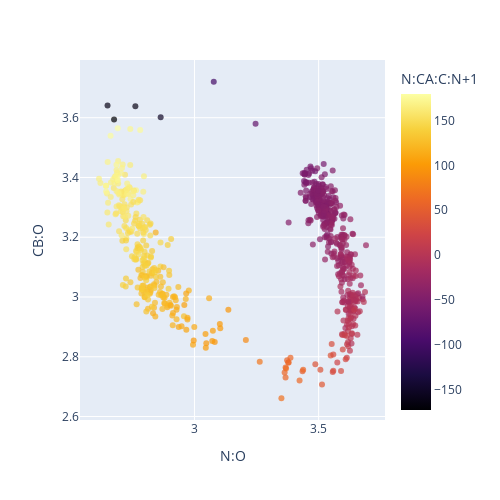
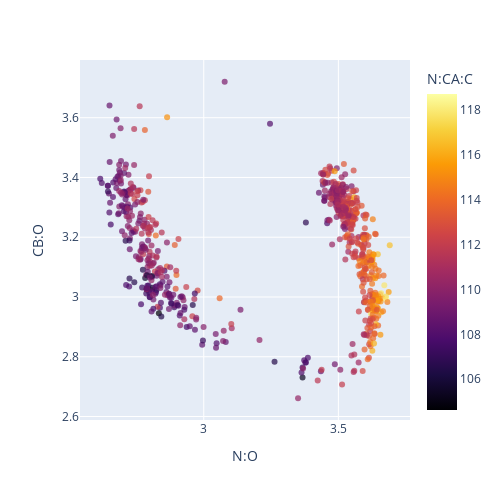
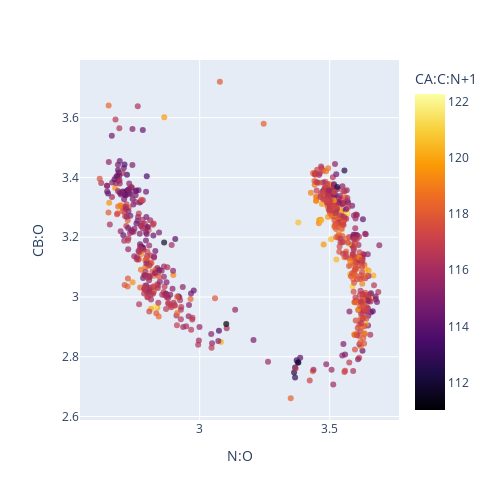
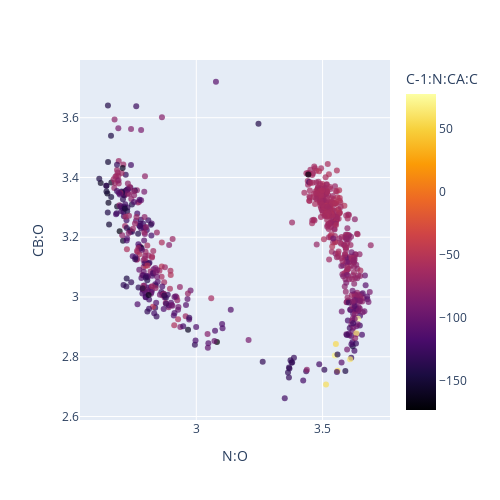

Source (notebook cell) for these figures, in order:
### Code cell
# 6 A few plots of different hues for CB:O, N:O
from prometry import pdbloader as pl
from prometry import pdbgeometry as pg
import plotly.express as px
import plotly.io as pio

geos = ["N:CA:C:N+1","N:CA:C","N:O","CA:C:N+1","C-1:N:CA:C","CB:O","N:N+1", "CA-1:CA:CA+1"]
# CELL 3 - Calculate the dataframe of geometric correlations
pobjs = []
for pdb in pdb_codes:    
    pla = pl.PdbLoader(pdb,DATADIR,cif=False)    
    po = pla.load_pdb()
    pobjs.append(po)
gm = pg.GeometryMaker(pobjs)
df_geos = gm.calculateGeometry(geos)
print(df_geos)
x_ax = "N:O"
y_ax = "CB:O"
for hue in geos:    
    if hue not in [x_ax, y_ax]:
        fig = px.scatter(df_geos, x=x_ax, y=y_ax, color=hue,title="",width=500, height=500, opacity=0.7,color_continuous_scale=px.colors.sequential.Inferno)
        fig.show()

### Figure 1 — Plotly figure (JSON) as saved in the notebook; plotly's stock layout.template omitted (floating-point values rounded to 4 significant figures; data arrays with more than 128 entries replaced by an {"elided": "..."} marker saying what was removed)
{"data": [{"hovertemplate": "N:O=%{x}<br>CB:O=%{y}<br>N:CA:C:N+1=%{marker.color}<extra></extra>", "legendgroup": "", "marker": {"color": {"elided": "698 float values"}, "coloraxis": "coloraxis", "opacity": 0.7, "symbol": "circle"}, "mode": "markers", "name": "", "orientation": "v", "showlegend": false, "type": "scatter", "x": {"elided": "698 float values"}, "xaxis": "x", "y": {"elided": "698 float values"}, "yaxis": "y"}], "layout": {"coloraxis": {"colorbar": {"title": {"text": "N:CA:C:N+1"}}, "colorscale": [[0, "#000004"], [0.1111, "#1b0c41"], [0.2222, "#4a0c6b"], [0.3333, "#781c6d"], [0.4444, "#a52c60"], [0.5556, "#cf4446"], [0.6667, "#ed6925"], [0.7778, "#fb9b06"], [0.8889, "#f7d13d"], [1, "#fcffa4"]]}, "height": 500, "legend": {"tracegroupgap": 0}, "margin": {"t": 60}, "width": 500, "xaxis": {"anchor": "y", "domain": [0, 1], "title": {"text": "N:O"}}, "yaxis": {"anchor": "x", "domain": [0, 1], "title": {"text": "CB:O"}}}}

### Figure 2 — Plotly figure (JSON) as saved in the notebook; plotly's stock layout.template omitted (floating-point values rounded to 4 significant figures; data arrays with more than 128 entries replaced by an {"elided": "..."} marker saying what was removed)
{"data": [{"hovertemplate": "N:O=%{x}<br>CB:O=%{y}<br>N:CA:C=%{marker.color}<extra></extra>", "legendgroup": "", "marker": {"color": {"elided": "698 float values"}, "coloraxis": "coloraxis", "opacity": 0.7, "symbol": "circle"}, "mode": "markers", "name": "", "orientation": "v", "showlegend": false, "type": "scatter", "x": {"elided": "698 float values"}, "xaxis": "x", "y": {"elided": "698 float values"}, "yaxis": "y"}], "layout": {"coloraxis": {"colorbar": {"title": {"text": "N:CA:C"}}, "colorscale": [[0, "#000004"], [0.1111, "#1b0c41"], [0.2222, "#4a0c6b"], [0.3333, "#781c6d"], [0.4444, "#a52c60"], [0.5556, "#cf4446"], [0.6667, "#ed6925"], [0.7778, "#fb9b06"], [0.8889, "#f7d13d"], [1, "#fcffa4"]]}, "height": 500, "legend": {"tracegroupgap": 0}, "margin": {"t": 60}, "width": 500, "xaxis": {"anchor": "y", "domain": [0, 1], "title": {"text": "N:O"}}, "yaxis": {"anchor": "x", "domain": [0, 1], "title": {"text": "CB:O"}}}}

### Figure 3 — Plotly figure (JSON) as saved in the notebook; plotly's stock layout.template omitted (floating-point values rounded to 4 significant figures; data arrays with more than 128 entries replaced by an {"elided": "..."} marker saying what was removed)
{"data": [{"hovertemplate": "N:O=%{x}<br>CB:O=%{y}<br>CA:C:N+1=%{marker.color}<extra></extra>", "legendgroup": "", "marker": {"color": {"elided": "698 float values"}, "coloraxis": "coloraxis", "opacity": 0.7, "symbol": "circle"}, "mode": "markers", "name": "", "orientation": "v", "showlegend": false, "type": "scatter", "x": {"elided": "698 float values"}, "xaxis": "x", "y": {"elided": "698 float values"}, "yaxis": "y"}], "layout": {"coloraxis": {"colorbar": {"title": {"text": "CA:C:N+1"}}, "colorscale": [[0, "#000004"], [0.1111, "#1b0c41"], [0.2222, "#4a0c6b"], [0.3333, "#781c6d"], [0.4444, "#a52c60"], [0.5556, "#cf4446"], [0.6667, "#ed6925"], [0.7778, "#fb9b06"], [0.8889, "#f7d13d"], [1, "#fcffa4"]]}, "height": 500, "legend": {"tracegroupgap": 0}, "margin": {"t": 60}, "width": 500, "xaxis": {"anchor": "y", "domain": [0, 1], "title": {"text": "N:O"}}, "yaxis": {"anchor": "x", "domain": [0, 1], "title": {"text": "CB:O"}}}}

### Figure 4 — Plotly figure (JSON) as saved in the notebook; plotly's stock layout.template omitted (floating-point values rounded to 4 significant figures; data arrays with more than 128 entries replaced by an {"elided": "..."} marker saying what was removed)
{"data": [{"hovertemplate": "N:O=%{x}<br>CB:O=%{y}<br>C-1:N:CA:C=%{marker.color}<extra></extra>", "legendgroup": "", "marker": {"color": {"elided": "698 float values"}, "coloraxis": "coloraxis", "opacity": 0.7, "symbol": "circle"}, "mode": "markers", "name": "", "orientation": "v", "showlegend": false, "type": "scatter", "x": {"elided": "698 float values"}, "xaxis": "x", "y": {"elided": "698 float values"}, "yaxis": "y"}], "layout": {"coloraxis": {"colorbar": {"title": {"text": "C-1:N:CA:C"}}, "colorscale": [[0, "#000004"], [0.1111, "#1b0c41"], [0.2222, "#4a0c6b"], [0.3333, "#781c6d"], [0.4444, "#a52c60"], [0.5556, "#cf4446"], [0.6667, "#ed6925"], [0.7778, "#fb9b06"], [0.8889, "#f7d13d"], [1, "#fcffa4"]]}, "height": 500, "legend": {"tracegroupgap": 0}, "margin": {"t": 60}, "width": 500, "xaxis": {"anchor": "y", "domain": [0, 1], "title": {"text": "N:O"}}, "yaxis": {"anchor": "x", "domain": [0, 1], "title": {"text": "CB:O"}}}}
